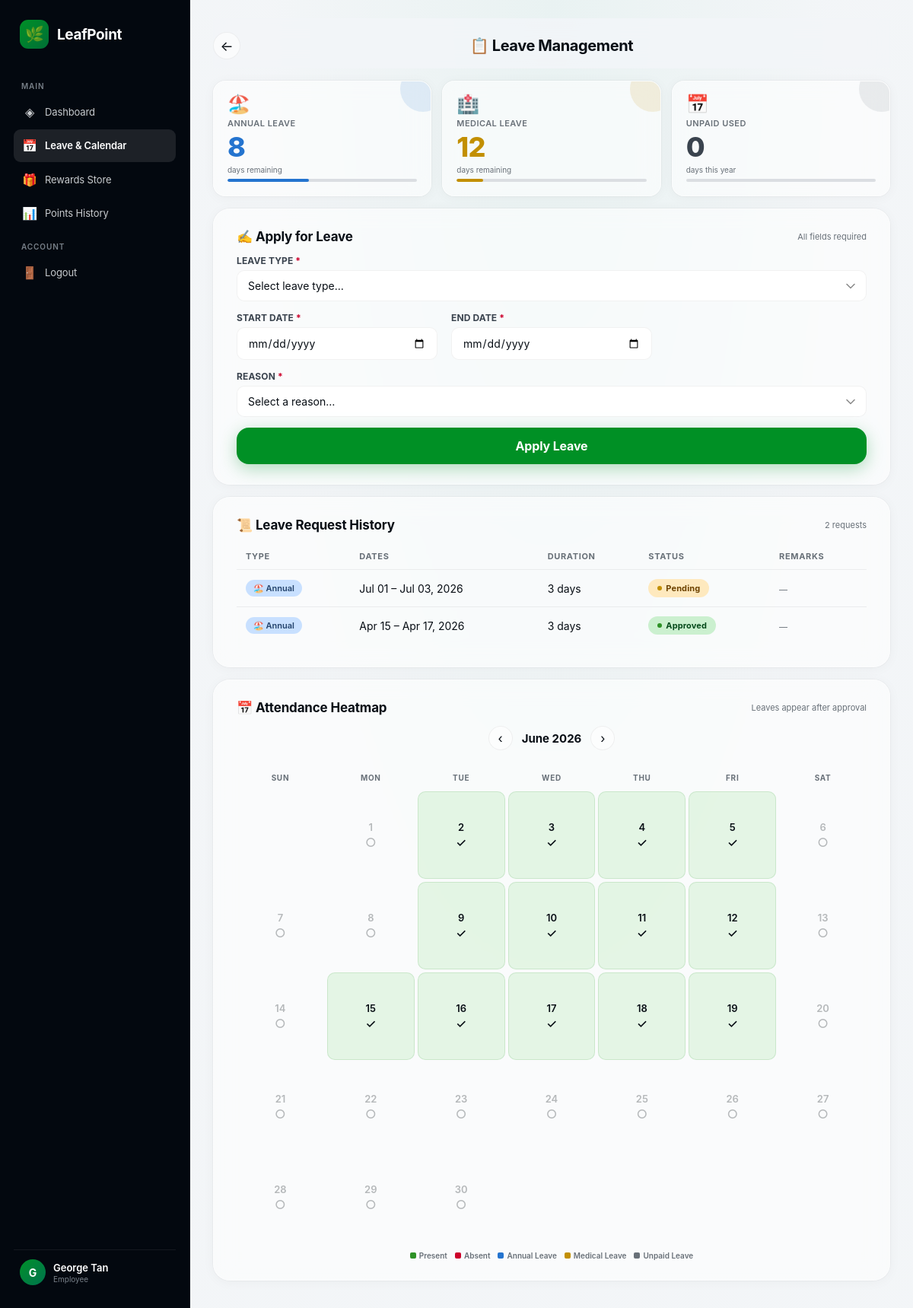
The page /Employee/leave.php (signed in) on the database its author committed.
### tables this page shows
CREATE TABLE `leave_balances` (
    `id` INT AUTO_INCREMENT PRIMARY KEY,
    `user_id` INT NOT NULL,
    `year` YEAR NOT NULL,
    `al_total` INT DEFAULT 14,
    `al_used` DECIMAL(5,1) DEFAULT 0.0,
    `mc_total` INT DEFAULT 14,
    `mc_used` DECIMAL(5,1) DEFAULT 0.0,
    FOREIGN KEY (`user_id`) REFERENCES `users`(`id`) ON DELETE CASCADE,
    UNIQUE KEY `unique_user_year` (`user_id`, `year`)
);

CREATE TABLE `leave_requests` (
    `id` INT AUTO_INCREMENT PRIMARY KEY,
    `user_id` INT NOT NULL,
    `leave_type` ENUM('AL', 'MC', 'UL') NOT NULL,
    `start_date` DATE NOT NULL,
    `end_date` DATE NOT NULL,
    `reason` VARCHAR(255) NOT NULL,
    `custom_reason` TEXT NULL,
    `status` ENUM('pending', 'approved', 'rejected') DEFAULT 'pending',
    `admin_remark` TEXT NULL,
    `applied_at` TIMESTAMP DEFAULT CURRENT_TIMESTAMP,
    FOREIGN KEY (`user_id`) REFERENCES `users`(`id`) ON DELETE CASCADE
);

### Employee/leave.php (the view, shortened to what this page needs)
<?php
require_once '../db.php';
$user_id = $_SESSION['user_id'];
$current_year = date('Y');
$stmt = $pdo->prepare("SELECT * FROM leave_balances WHERE user_id = ? AND year = ?");
$stmt->execute([$user_id, $current_year]);
$balance = $stmt->fetch();
$stmt = $pdo->prepare("SELECT * FROM leave_requests WHERE user_id = ? ORDER BY applied_at DESC");
$stmt->execute([$user_id]);
$leave_history = $stmt->fetchAll();
$month = isset($_GET['m']) ? $_GET['m'] : date('m');
$year = isset($_GET['y']) ? $_GET['y'] : date('Y');
$days_in_month = cal_days_in_month(CAL_GREGORIAN, $month, $year);
$attendance_data = [];
$stmt = $pdo->prepare("SELECT date, status FROM attendance WHERE user_id = ? AND MONTH(date) = ? AND YEAR(date) = ?");
$stmt->execute([$user_id, $month, $year]);
while ($row = $stmt->fetch()) {
    $attendance_data[$row['date']] = $row['status'];
}
$stmt = $pdo->prepare("SELECT start_date, end_date, leave_type FROM leave_requests WHERE user_id = ? AND status = 'approved'");
$stmt->execute([$user_id]);
while ($row = $stmt->fetch()) {
    $current = strtotime($row['start_date']);
    $last = strtotime($row['end_date']);
    while ($current <= $last) {
        $attendance_data[date('Y-m-d', $current)] = 'on_leave_' . $row['leave_type'];
        $current = strtotime('+1 day', $current);
    }
}
$al_remaining = $balance['al_total'] - $balance['al_used'];
$mc_remaining = $balance['mc_total'] - $balance['mc_used'];
$al_used_pct = $balance['al_total'] > 0 ? round(($balance['al_used'] / $balance['al_total']) * 100) : 0;
$mc_used_pct = $balance['mc_total'] > 0 ? round(($balance['mc_used'] / $balance['mc_total']) * 100) : 0;
$ul_used = 0;
?>
<!doctype html>
<html lang="en">
<head>
</head>
<body>
  <div class="app">
    <?php include 'employee_sidebar.php'; ?>
    <main class="main">
      <div class="main-inner">
        <div class="page">
          <header class="topbar">
            <a class="back-btn" href="employee_dashboard.php" aria-label="Back">←</a>
            <span class="title">📋 Leave Management</span>
          </header>
    <section>
      <div class="balance-grid">
        <div class="balance-card annual">
          <span class="bc-icon">🏖️</span>
          <span class="bc-label">Annual Leave</span>
          <span class="bc-value"><?= $al_remaining ?></span>
          <span class="bc-sub">days remaining</span>
          <div class="bc-bar">
            <div class="bc-bar-fill" style="width: <?= $al_used_pct ?>%;" title="<?= $balance['al_used'] ?> of <?= $balance['al_total'] ?> used"></div>
          </div>
        </div>
        <div class="balance-card medical">
          <span class="bc-icon">🏥</span>
          <span class="bc-label">Medical Leave</span>
          <span class="bc-value"><?= $mc_remaining ?></span>
          <span class="bc-sub">days remaining</span>
          <div class="bc-bar">
            <div class="bc-bar-fill" style="width: <?= $mc_used_pct ?>%;" title="<?= $balance['mc_used'] ?> of <?= $balance['mc_total'] ?> used"></div>
          </div>
        </div>
        <div class="balance-card unpaid">
          <span class="bc-icon">📅</span>
          <span class="bc-label">Unpaid Used</span>
          <span class="bc-value"><?= $ul_used ?></span>
          <span class="bc-sub">days this year</span>
          <div class="bc-bar">
          </div>
        </div>
      </div>
    </section>
    <section class="card" id="apply-leave-card">
      <div class="card-header">
        <span class="card-title">✍️ Apply for Leave</span>
        <span class="card-subtitle">All fields required</span>
      </div>
      <form id="leave-form" method="POST" novalidate>
        <div class="form-group" id="fg-leave-type" style="margin-bottom: 14px;">
          <label class="form-label" for="leave-type">Leave Type <span class="required">*</span></label>
          <select class="form-select" id="leave-type" name="leave_type" required>
            <option value="" disabled selected>Select leave type…</option>
          </select>
        </div>
        <div class="form-row" style="margin-bottom: 14px;">
          <div class="form-group" id="fg-start-date">
            <label class="form-label" for="start-date">Start Date <span class="required">*</span></label>
            <input type="date" class="form-input" id="start-date" name="start_date" required />
          </div>
          <div class="form-group" id="fg-end-date">
            <label class="form-label" for="end-date">End Date <span class="required">*</span></label>
            <input type="date" class="form-input" id="end-date" name="end_date" required />
          </div>
        </div>
        <div class="form-group" id="fg-reason" style="margin-bottom: 14px;">
          <label class="form-label" for="reason">Reason <span class="required">*</span></label>
          <select class="form-select" id="reason" name="reason" required>
            <option value="" disabled selected>Select a reason…</option>
          </select>
        </div>
        <button type="submit" class="btn-submit" id="btn-submit" name="apply_leave">
          <span class="btn-text">Apply Leave</span>
        </button>
      </form>
    </section>
    <section class="card" id="history-card">
      <div class="card-header">
        <span class="card-title">📜 Leave Request History</span>
        <span class="card-subtitle" id="history-count"><?= count($leave_history) ?> request<?= count($leave_history) !== 1 ? 's' : '' ?></span>
      </div>
      <?php if (count($leave_history) > 0): ?>
      <div class="table-wrap">
        <table class="leave-table" id="leave-table">
          <thead>
            <tr>
              <th>Type</th>
              <th>Dates</th>
              <th>Duration</th>
              <th>Status</th>
              <th>Remarks</th>
            </tr>
          </thead>
          <tbody id="leave-table-body">
            <?php foreach ($leave_history as $req): ?>
            <?php
              $type_icons = ['AL' => '🏖️', 'MC' => '🏥', 'UL' => '📅'];
              $type_labels = ['AL' => 'Annual', 'MC' => 'Medical', 'UL' => 'Unpaid'];
              $type_class = strtolower($type_labels[$req['leave_type']]);
              $start = new DateTime($req['start_date']);
              $end = new DateTime($req['end_date']);
              $duration = $start->diff($end)->days + 1;
            ?>
            <tr>
              <td><span class="leave-type-badge <?= $type_class ?>"><?= $type_icons[$req['leave_type']] ?> <?= $type_labels[$req['leave_type']] ?></span></td>
              <td><?= date('M d', strtotime($req['start_date'])) ?> – <?= date('M d, Y', strtotime($req['end_date'])) ?></td>
              <td><?= $duration ?> day<?= $duration !== 1 ? 's' : '' ?></td>
              <td>
                <?php if ($req['status'] === 'pending'): ?>
                  <span class="status-badge pending"><span class="status-dot pending"></span> Pending</span>
                <?php elseif ($req['status'] === 'approved'): ?>
                  <span class="status-badge approved"><span class="status-dot approved"></span> Approved</span>
                <?php else: ?>
                  <span class="status-badge rejected"><span class="status-dot rejected"></span> Rejected</span>
                <?php endif; ?>
              </td>
              <td>
                <?php if ($req['status'] === 'rejected' && $req['admin_remark']): ?>
                  <span class="rejection-reason"><?= htmlspecialchars($req['admin_remark']) ?></span>
                <?php else: ?>
                  <span style="font-size:11px;color:var(--muted);">—</span>
                <?php endif; ?>
              </td>
            </tr>
            <?php endforeach; ?>
          </tbody>
        </table>
      </div>
      <?php endif; ?>
    </section>
    <section class="card" id="calendar-card">
      <div class="card-header">
        <span class="card-title">📅 Attendance Heatmap</span>
        <span class="card-subtitle">Leaves appear after approval</span>
      </div>
      <div class="calendar-nav">
        <?php
            $prev_month = $month - 1; $prev_year = $year;
            $next_month = $month + 1; $next_year = $year;
        ?>
        <a href="?m=<?= $prev_month ?>&y=<?= $prev_year ?>">‹</a>
        <span class="month-label"><?= date('F Y', mktime(0,0,0,$month,1,$year)) ?></span>
        <a href="?m=<?= $next_month ?>&y=<?= $next_year ?>">›</a>
      </div>
      <div class="calendar-grid">
        <div class="cal-head">Sun</div><div class="cal-head">Mon</div><div class="cal-head">Tue</div>
        <div class="cal-head">Wed</div><div class="cal-head">Thu</div><div class="cal-head">Fri</div><div class="cal-head">Sat</div>
        <?php
        $first_day_of_month = date('w', mktime(0,0,0,$month,1,$year));
        for ($i = 0; $i < $first_day_of_month; $i++) {
            echo "<div class='cal-cell' style='border:none; background:transparent;'></div>";
        }
        for ($day = 1; $day <= $days_in_month; $day++) {
            $current_date = sprintf("%04d-%02d-%02d", $year, $month, $day);
            $status_class = 'status-future';
            $icon = '○';
            if (isset($attendance_data[$current_date])) {
                $stat = $attendance_data[$current_date];
                if (in_array($stat, ['on_time', 'grace_period', 'late'])) {
                    $status_class = 'status-present'; $icon = '✓';
                } elseif ($stat === 'absent') {
                    $status_class = 'status-absent'; $icon = '✕';
                } elseif ($stat === 'on_leave_AL') {
                    $status_class = 'status-al'; $icon = '🏖️';
                } elseif ($stat === 'on_leave_MC') {
                    $status_class = 'status-mc'; $icon = '🏥';
                } elseif ($stat === 'on_leave_UL') {
                    $status_class = 'status-ul'; $icon = '📅';
                }
            }
            echo "<div class='cal-cell $status_class'><div class='day-num'>$day</div><div class='day-icon'>$icon</div></div>";
        }
        ?>
      </div>
      <div class="legend">
        <span><span class="dot" style="background:var(--green-status);"></span> Present</span>
        <span><span class="dot" style="background:var(--red-status);"></span> Absent</span>
        <span><span class="dot" style="background:var(--blue-info);"></span> Annual Leave</span>
        <span><span class="dot" style="background:var(--yellow-status);"></span> Medical Leave</span>
        <span><span class="dot" style="background:var(--muted);"></span> Unpaid Leave</span>
      </div>
    </section>
        </div>
      </div>
    </main>
  </div>
</body>
</html>

### rows shown on the page
leave_balances: al_remaining "8", mc_remaining "12"
leave_requests: leave_type "🏖️", leave_type "Annual", start_date "Jul 01", end_date "Jul 03, 2026", duration "3", status "pending" (drawn)
leave_requests: leave_type "🏖️", leave_type "Annual", start_date "Apr 15", end_date "Apr 17, 2026", duration "3", status "approved" (drawn)

### other values the page prints
$item['icon'] "◈"
$item['label'] "Dashboard"
$item['icon'] "📅"
$item['label'] "Leave & Calendar"
$item['icon'] "🎁"
$item['label'] "Rewards Store"
$item['icon'] "📊"
$item['label'] "Points History"
substr($_SESSION['name'], 0, 1) "G"
$_SESSION['name'] "George Tan"
$ul_used "0"
count($leave_history) "2"
date('F Y', mktime(0,0,0,$month,1,$year)) "June 2026"
$icon "○"
$icon "✓"
